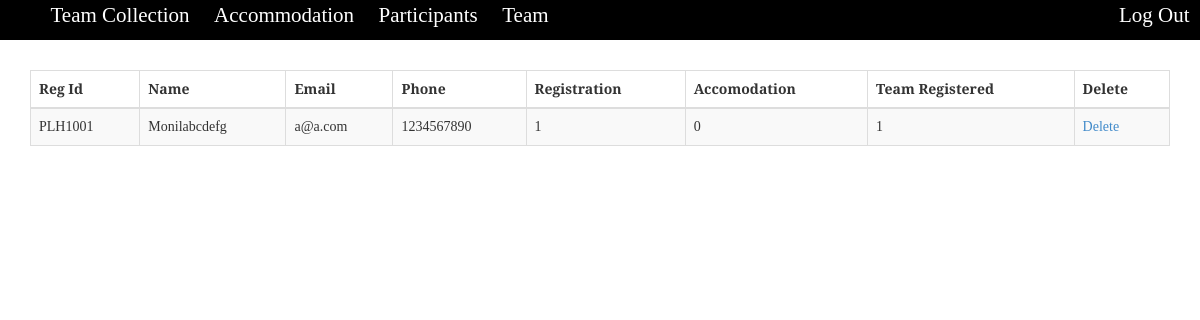
The app's page /PORTAL/Admin/index.php (signed in) with its own data.
### tables this page shows
CREATE TABLE IF NOT EXISTS `users` (
  `pearl_id` varchar(15) NOT NULL,
  `name` varchar(50) NOT NULL,
  `email` varchar(100) NOT NULL,
  `college` varchar(50) NOT NULL,
  `phone` bigint(15) NOT NULL,
  `reg` int(1) NOT NULL,
  `accom` int(1) NOT NULL,
  `id_reg` int(11) DEFAULT NULL
);

### src/PORTAL/Admin/index.php (the view, shortened to what this page needs)
<?php
if(!isset($_SESSION['admin_id'])){
  echo "<script>window.open('login.php','_self')</script>";
}
else{
  function getRegistered(){
    $con=mysqli_connect("localhost","root","","pearl_16");
    $query=mysqli_query($con,"SELECT * FROM users WHERE pearl_id LIKE 'PLH%'");
    while($result=mysqli_fetch_array($query)){
      $pearl_id=$result['pearl_id'];
      $name=$result['name'];
      $email=$result['email'];
      $phone=$result['phone'];
      $reg=$result['reg'];
      $accom=$result['accom'];
      $id_reg=$result['id_reg'];
      echo "<tr>
      <td id='pearl_id:$pearl_id'>$pearl_id</td>
      <td contenteditable='true' id='name:$pearl_id'>$name</td>
      <td contenteditable='true' id='email:$pearl_id'>$email</td>
      <td contenteditable='true' id='phone:$pearl_id'>$phone</td>
      <td contenteditable='true' id='reg:$pearl_id'>$reg</td>
      <td contenteditable='true' id='accom:$pearl_id'>$accom</td>
      <td contenteditable='true' id='id_reg:$pearl_id'>$id_reg</td>
      <td ><a href='index.php?delete=$pearl_id'>Delete</a></td>
      </tr>";
    }
  }
}
?>
<!DOCTYPE html>
<html>
<head>
<link type="text/css" rel="stylesheet" href="../bootstrap-3.2.0-dist/css/bootstrap.css">
<link type="text/css" rel="stylesheet" href="css/style.css">
</head>
<body>
<nav>
 <ul class="navigbar">
  <li><a href="team.php">Team Collection</a></li>
  <li><a href="accom.php">Accommodation</a></li>
  <li><a href="participants.php">Participants</a></li>
  <li><a href="#">Team</a></li>
  <li style="float:right"><a href="logout.php">Log Out</a></li>
  </ul>
</nav>
<div class="space"></div>
<div class="container"><br>
  <div>
<table class="table table-bordered table-striped">
<thead>
      <tr>
      <th>Reg Id</th>
        <th>Name</th>
        <th>Email</th>
        <th>Phone</th>
        <th>Registration</th>
        <th>Accomodation</th>
        <th>Team Registered</th>
        <th>Delete</th>
      </tr>
    </thead>
     <tbody>
  	<?php getRegistered();
  	?>
  </tbody>
</table>
</div>
</div>
</body>
</html>

### src/PORTAL/Controlz/css/style.css (style rules this page uses)
body { font-family: 'Slabo 27px', serif; }
.navigbar { width:100%; color:white; background:black; height:5%; position:fixed; }
.navigbar li { list-style:none; display: inline-block; }
.navigbar li a { text-decoration: none; color:white; padding:2em 0.5em; font-size:1.5em; }

### src/PORTAL/Admin/index.php (style rules this page uses)
.space { width:100%; height: 50px; }
.navigbar { font-family: 'Slabo 27px', serif; width:100%; color:white; background:black; height:5%; position:fixed; }
.navigbar li { font-family: 'Slabo 27px', serif; list-style:none; display: inline-block; }
.navigbar li a { font-family: 'Slabo 27px', serif; text-decoration: none; color:white; padding:1em 0.5em; font-size:1.5em; }

### records on screen
users: pearl_id "PLH1001", name "Monilabcdefg", email "a@a.com", phone "1234567890", reg "1", accom "0", id_reg "1"
